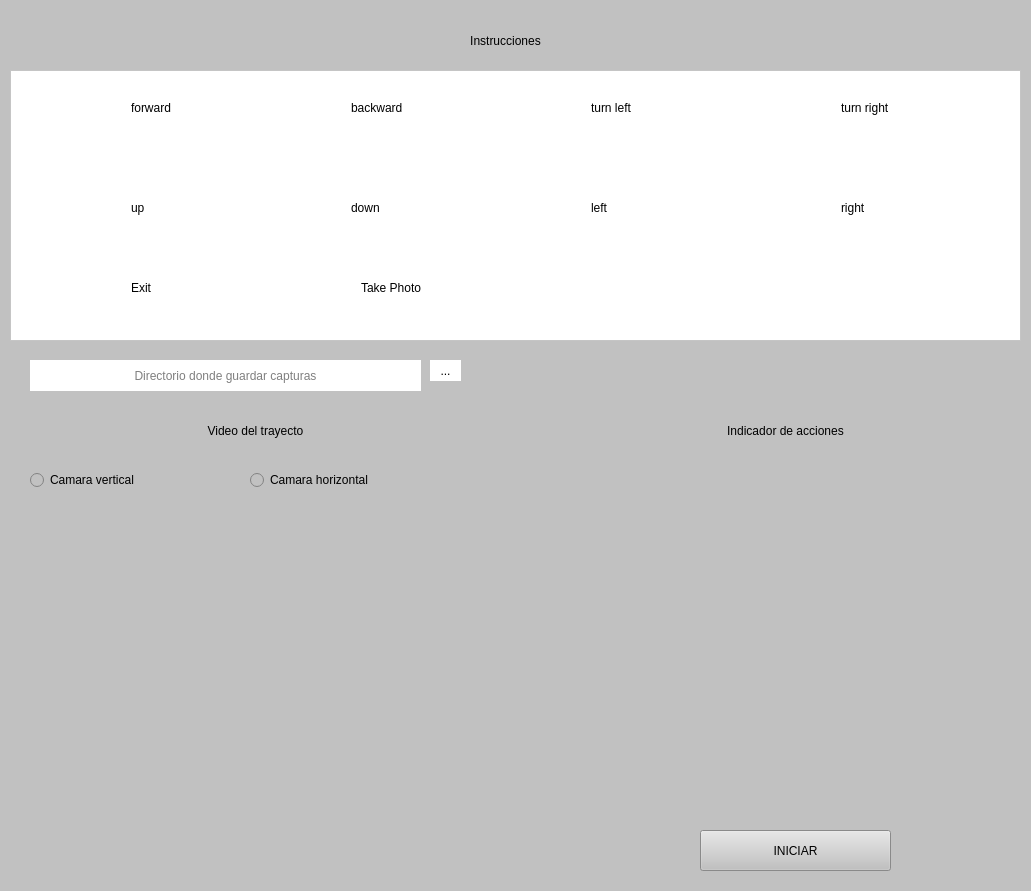
<?xml version="1.0" encoding="UTF-8"?>
<ui version="4.0">
 <class>MainWindow_ConduccionManual_Simulador</class>
 <widget class="QMainWindow" name="MainWindow_ConduccionManual_Simulador">
  <property name="geometry">
   <rect>
    <x>0</x>
    <y>0</y>
    <width>1031</width>
    <height>891</height>
   </rect>
  </property>
  <property name="minimumSize">
   <size>
    <width>1031</width>
    <height>891</height>
   </size>
  </property>
  <property name="maximumSize">
   <size>
    <width>1031</width>
    <height>891</height>
   </size>
  </property>
  <property name="windowTitle">
   <string>Conducción manual simulador</string>
  </property>
  <property name="windowIcon">
   <iconset resource="imagenes/fondoPrincipal.qrc">
    <normaloff>:/cct/droneIcono.jpg</normaloff>:/cct/droneIcono.jpg</iconset>
  </property>
  <property name="styleSheet">
   <string notr="true">
background-color: rgb(193, 193, 193);</string>
  </property>
  <widget class="QWidget" name="centralwidget">
   <widget class="QLabel" name="label">
    <property name="geometry">
     <rect>
      <x>650</x>
      <y>510</y>
      <width>281</width>
      <height>221</height>
     </rect>
    </property>
    <property name="text">
     <string/>
    </property>
    <property name="pixmap">
     <pixmap resource="imagenes/fondoPrincipal.qrc">:/cct/droneIcono.jpg</pixmap>
    </property>
    <property name="scaledContents">
     <bool>true</bool>
    </property>
    <property name="alignment">
     <set>Qt::AlignCenter</set>
    </property>
   </widget>
   <widget class="QScrollArea" name="scrollArea">
    <property name="geometry">
     <rect>
      <x>10</x>
      <y>70</y>
      <width>1011</width>
      <height>271</height>
     </rect>
    </property>
    <property name="styleSheet">
     <string notr="true">background-color: rgb(255, 255, 255);</string>
    </property>
    <property name="widgetResizable">
     <bool>true</bool>
    </property>
    <widget class="QWidget" name="scrollAreaWidgetContents">
     <property name="geometry">
      <rect>
       <x>0</x>
       <y>0</y>
       <width>1009</width>
       <height>269</height>
      </rect>
     </property>
     <widget class="QLabel" name="label_up">
      <property name="geometry">
       <rect>
        <x>30</x>
        <y>20</y>
        <width>71</width>
        <height>51</height>
       </rect>
      </property>
      <property name="text">
       <string/>
      </property>
      <property name="pixmap">
       <pixmap>imagenes/up-arrow.png</pixmap>
      </property>
      <property name="scaledContents">
       <bool>true</bool>
      </property>
      <property name="alignment">
       <set>Qt::AlignLeading|Qt::AlignLeft|Qt::AlignTop</set>
      </property>
     </widget>
     <widget class="QLabel" name="label_7">
      <property name="geometry">
       <rect>
        <x>120</x>
        <y>30</y>
        <width>61</width>
        <height>31</height>
       </rect>
      </property>
      <property name="styleSheet">
       <string notr="true">font: 75 10pt &quot;MS Shell Dlg 2&quot;;</string>
      </property>
      <property name="text">
       <string>forward</string>
      </property>
      <property name="alignment">
       <set>Qt::AlignLeading|Qt::AlignLeft|Qt::AlignTop</set>
      </property>
     </widget>
     <widget class="QLabel" name="label_down">
      <property name="geometry">
       <rect>
        <x>250</x>
        <y>20</y>
        <width>71</width>
        <height>51</height>
       </rect>
      </property>
      <property name="text">
       <string/>
      </property>
      <property name="pixmap">
       <pixmap>imagenes/down-arrow.png</pixmap>
      </property>
      <property name="scaledContents">
       <bool>true</bool>
      </property>
      <property name="alignment">
       <set>Qt::AlignLeading|Qt::AlignLeft|Qt::AlignTop</set>
      </property>
     </widget>
     <widget class="QLabel" name="label_9">
      <property name="geometry">
       <rect>
        <x>340</x>
        <y>30</y>
        <width>81</width>
        <height>31</height>
       </rect>
      </property>
      <property name="styleSheet">
       <string notr="true">font: 75 10pt &quot;MS Shell Dlg 2&quot;;</string>
      </property>
      <property name="text">
       <string>backward</string>
      </property>
      <property name="alignment">
       <set>Qt::AlignLeading|Qt::AlignLeft|Qt::AlignTop</set>
      </property>
     </widget>
     <widget class="QLabel" name="label_10">
      <property name="geometry">
       <rect>
        <x>580</x>
        <y>30</y>
        <width>81</width>
        <height>31</height>
       </rect>
      </property>
      <property name="styleSheet">
       <string notr="true">font: 75 10pt &quot;MS Shell Dlg 2&quot;;</string>
      </property>
      <property name="text">
       <string>turn left</string>
      </property>
      <property name="alignment">
       <set>Qt::AlignLeading|Qt::AlignLeft|Qt::AlignTop</set>
      </property>
     </widget>
     <widget class="QLabel" name="label_left">
      <property name="geometry">
       <rect>
        <x>500</x>
        <y>20</y>
        <width>71</width>
        <height>51</height>
       </rect>
      </property>
      <property name="text">
       <string/>
      </property>
      <property name="pixmap">
       <pixmap>imagenes/left-arrow.png</pixmap>
      </property>
      <property name="scaledContents">
       <bool>true</bool>
      </property>
      <property name="alignment">
       <set>Qt::AlignLeading|Qt::AlignLeft|Qt::AlignTop</set>
      </property>
     </widget>
     <widget class="QLabel" name="label_11">
      <property name="geometry">
       <rect>
        <x>830</x>
        <y>30</y>
        <width>81</width>
        <height>31</height>
       </rect>
      </property>
      <property name="styleSheet">
       <string notr="true">font: 75 10pt &quot;MS Shell Dlg 2&quot;;</string>
      </property>
      <property name="text">
       <string>turn right</string>
      </property>
      <property name="alignment">
       <set>Qt::AlignLeading|Qt::AlignLeft|Qt::AlignTop</set>
      </property>
     </widget>
     <widget class="QLabel" name="label_right">
      <property name="geometry">
       <rect>
        <x>750</x>
        <y>20</y>
        <width>71</width>
        <height>51</height>
       </rect>
      </property>
      <property name="text">
       <string/>
      </property>
      <property name="pixmap">
       <pixmap>imagenes/right-straight-arrow.png</pixmap>
      </property>
      <property name="scaledContents">
       <bool>true</bool>
      </property>
      <property name="alignment">
       <set>Qt::AlignLeading|Qt::AlignLeft|Qt::AlignTop</set>
      </property>
     </widget>
     <widget class="QLabel" name="label_12">
      <property name="geometry">
       <rect>
        <x>120</x>
        <y>130</y>
        <width>81</width>
        <height>31</height>
       </rect>
      </property>
      <property name="styleSheet">
       <string notr="true">font: 75 10pt &quot;MS Shell Dlg 2&quot;;</string>
      </property>
      <property name="text">
       <string>up</string>
      </property>
      <property name="alignment">
       <set>Qt::AlignLeading|Qt::AlignLeft|Qt::AlignTop</set>
      </property>
     </widget>
     <widget class="QLabel" name="label_w">
      <property name="geometry">
       <rect>
        <x>30</x>
        <y>120</y>
        <width>71</width>
        <height>51</height>
       </rect>
      </property>
      <property name="text">
       <string/>
      </property>
      <property name="pixmap">
       <pixmap>imagenes/letter-w-128.jpg</pixmap>
      </property>
      <property name="scaledContents">
       <bool>true</bool>
      </property>
      <property name="alignment">
       <set>Qt::AlignLeading|Qt::AlignLeft|Qt::AlignTop</set>
      </property>
     </widget>
     <widget class="QLabel" name="label_13">
      <property name="geometry">
       <rect>
        <x>340</x>
        <y>130</y>
        <width>81</width>
        <height>31</height>
       </rect>
      </property>
      <property name="styleSheet">
       <string notr="true">font: 75 10pt &quot;MS Shell Dlg 2&quot;;</string>
      </property>
      <property name="text">
       <string>down</string>
      </property>
      <property name="alignment">
       <set>Qt::AlignLeading|Qt::AlignLeft|Qt::AlignTop</set>
      </property>
     </widget>
     <widget class="QLabel" name="label_14">
      <property name="geometry">
       <rect>
        <x>830</x>
        <y>130</y>
        <width>81</width>
        <height>31</height>
       </rect>
      </property>
      <property name="styleSheet">
       <string notr="true">font: 75 10pt &quot;MS Shell Dlg 2&quot;;</string>
      </property>
      <property name="text">
       <string>right</string>
      </property>
      <property name="alignment">
       <set>Qt::AlignLeading|Qt::AlignLeft|Qt::AlignTop</set>
      </property>
     </widget>
     <widget class="QLabel" name="label_s">
      <property name="geometry">
       <rect>
        <x>250</x>
        <y>120</y>
        <width>71</width>
        <height>51</height>
       </rect>
      </property>
      <property name="text">
       <string/>
      </property>
      <property name="pixmap">
       <pixmap>imagenes/letter-s-128.jpg</pixmap>
      </property>
      <property name="scaledContents">
       <bool>true</bool>
      </property>
      <property name="alignment">
       <set>Qt::AlignLeading|Qt::AlignLeft|Qt::AlignTop</set>
      </property>
     </widget>
     <widget class="QLabel" name="label_15">
      <property name="geometry">
       <rect>
        <x>580</x>
        <y>130</y>
        <width>81</width>
        <height>31</height>
       </rect>
      </property>
      <property name="styleSheet">
       <string notr="true">font: 75 10pt &quot;MS Shell Dlg 2&quot;;</string>
      </property>
      <property name="text">
       <string>left</string>
      </property>
      <property name="alignment">
       <set>Qt::AlignLeading|Qt::AlignLeft|Qt::AlignTop</set>
      </property>
     </widget>
     <widget class="QLabel" name="label_d">
      <property name="geometry">
       <rect>
        <x>750</x>
        <y>120</y>
        <width>71</width>
        <height>51</height>
       </rect>
      </property>
      <property name="text">
       <string/>
      </property>
      <property name="pixmap">
       <pixmap>imagenes/letter-d-128.jpg</pixmap>
      </property>
      <property name="scaledContents">
       <bool>true</bool>
      </property>
      <property name="alignment">
       <set>Qt::AlignLeading|Qt::AlignLeft|Qt::AlignTop</set>
      </property>
     </widget>
     <widget class="QLabel" name="label_a">
      <property name="geometry">
       <rect>
        <x>500</x>
        <y>120</y>
        <width>71</width>
        <height>51</height>
       </rect>
      </property>
      <property name="text">
       <string/>
      </property>
      <property name="pixmap">
       <pixmap>imagenes/letter-a-128.jpg</pixmap>
      </property>
      <property name="scaledContents">
       <bool>true</bool>
      </property>
      <property name="alignment">
       <set>Qt::AlignLeading|Qt::AlignLeft|Qt::AlignTop</set>
      </property>
     </widget>
     <widget class="QLabel" name="label_scape">
      <property name="geometry">
       <rect>
        <x>30</x>
        <y>200</y>
        <width>71</width>
        <height>51</height>
       </rect>
      </property>
      <property name="text">
       <string/>
      </property>
      <property name="pixmap">
       <pixmap>imagenes/scape_key.png</pixmap>
      </property>
      <property name="scaledContents">
       <bool>true</bool>
      </property>
      <property name="alignment">
       <set>Qt::AlignLeading|Qt::AlignLeft|Qt::AlignTop</set>
      </property>
     </widget>
     <widget class="QLabel" name="label_16">
      <property name="geometry">
       <rect>
        <x>120</x>
        <y>210</y>
        <width>81</width>
        <height>31</height>
       </rect>
      </property>
      <property name="styleSheet">
       <string notr="true">font: 75 10pt &quot;MS Shell Dlg 2&quot;;</string>
      </property>
      <property name="text">
       <string>Exit</string>
      </property>
      <property name="alignment">
       <set>Qt::AlignLeading|Qt::AlignLeft|Qt::AlignTop</set>
      </property>
     </widget>
     <widget class="QLabel" name="label_17">
      <property name="geometry">
       <rect>
        <x>350</x>
        <y>210</y>
        <width>91</width>
        <height>31</height>
       </rect>
      </property>
      <property name="styleSheet">
       <string notr="true">font: 75 10pt &quot;MS Shell Dlg 2&quot;;</string>
      </property>
      <property name="text">
       <string>Take Photo</string>
      </property>
      <property name="alignment">
       <set>Qt::AlignLeading|Qt::AlignLeft|Qt::AlignTop</set>
      </property>
     </widget>
     <widget class="QLabel" name="label_space">
      <property name="geometry">
       <rect>
        <x>260</x>
        <y>200</y>
        <width>71</width>
        <height>51</height>
       </rect>
      </property>
      <property name="text">
       <string/>
      </property>
      <property name="pixmap">
       <pixmap>imagenes/space_key.png</pixmap>
      </property>
      <property name="scaledContents">
       <bool>true</bool>
      </property>
      <property name="alignment">
       <set>Qt::AlignLeading|Qt::AlignLeft|Qt::AlignTop</set>
      </property>
     </widget>
     <zorder>label_7</zorder>
     <zorder>label_9</zorder>
     <zorder>label_10</zorder>
     <zorder>label_11</zorder>
     <zorder>label_12</zorder>
     <zorder>label_13</zorder>
     <zorder>label_14</zorder>
     <zorder>label_15</zorder>
     <zorder>label_scape</zorder>
     <zorder>label_16</zorder>
     <zorder>label_up</zorder>
     <zorder>label_down</zorder>
     <zorder>label_left</zorder>
     <zorder>label_right</zorder>
     <zorder>label_d</zorder>
     <zorder>label_a</zorder>
     <zorder>label_w</zorder>
     <zorder>label_s</zorder>
     <zorder>label_17</zorder>
     <zorder>label_space</zorder>
    </widget>
   </widget>
   <widget class="QLabel" name="label_2">
    <property name="geometry">
     <rect>
      <x>540</x>
      <y>410</y>
      <width>491</width>
      <height>41</height>
     </rect>
    </property>
    <property name="styleSheet">
     <string notr="true">font: 87 italic 16pt &quot;Segoe UI Black&quot;;</string>
    </property>
    <property name="text">
     <string>Indicador de acciones</string>
    </property>
    <property name="alignment">
     <set>Qt::AlignCenter</set>
    </property>
   </widget>
   <widget class="QLabel" name="label_3">
    <property name="geometry">
     <rect>
      <x>690</x>
      <y>750</y>
      <width>211</width>
      <height>61</height>
     </rect>
    </property>
    <property name="styleSheet">
     <string notr="true">font: 75 14pt &quot;Arial&quot;;</string>
    </property>
    <property name="text">
     <string/>
    </property>
    <property name="scaledContents">
     <bool>true</bool>
    </property>
    <property name="alignment">
     <set>Qt::AlignCenter</set>
    </property>
   </widget>
   <widget class="QLabel" name="label_4">
    <property name="geometry">
     <rect>
      <x>10</x>
      <y>410</y>
      <width>491</width>
      <height>41</height>
     </rect>
    </property>
    <property name="styleSheet">
     <string notr="true">font: 87 italic 16pt &quot;Segoe UI Black&quot;;</string>
    </property>
    <property name="text">
     <string>Video del trayecto</string>
    </property>
    <property name="alignment">
     <set>Qt::AlignCenter</set>
    </property>
   </widget>
   <widget class="QLabel" name="label_6">
    <property name="geometry">
     <rect>
      <x>260</x>
      <y>20</y>
      <width>491</width>
      <height>41</height>
     </rect>
    </property>
    <property name="styleSheet">
     <string notr="true">font: 87 italic 16pt &quot;Segoe UI Black&quot;;</string>
    </property>
    <property name="text">
     <string>Instrucciones</string>
    </property>
    <property name="alignment">
     <set>Qt::AlignCenter</set>
    </property>
   </widget>
   <widget class="QPushButton" name="pushButton">
    <property name="geometry">
     <rect>
      <x>700</x>
      <y>830</y>
      <width>191</width>
      <height>41</height>
     </rect>
    </property>
    <property name="styleSheet">
     <string notr="true">font: 75 14pt &quot;Arial&quot;;
border-image: url(:/cct/fondoBlanco.jpeg);</string>
    </property>
    <property name="text">
     <string>INICIAR</string>
    </property>
   </widget>
   <widget class="QLabel" name="label_5">
    <property name="geometry">
     <rect>
      <x>30</x>
      <y>510</y>
      <width>451</width>
      <height>351</height>
     </rect>
    </property>
    <property name="text">
     <string/>
    </property>
    <property name="pixmap">
     <pixmap resource="imagenes/fondoPrincipal.qrc">:/cct/droneIcono.jpg</pixmap>
    </property>
    <property name="scaledContents">
     <bool>true</bool>
    </property>
    <property name="alignment">
     <set>Qt::AlignCenter</set>
    </property>
   </widget>
   <widget class="QRadioButton" name="radioButton">
    <property name="geometry">
     <rect>
      <x>30</x>
      <y>470</y>
      <width>201</width>
      <height>20</height>
     </rect>
    </property>
    <property name="styleSheet">
     <string notr="true">font: 75 14pt &quot;Arial&quot;;
border-image: url(:/cct/fondoBlanco.jpeg);</string>
    </property>
    <property name="text">
     <string>Camara vertical</string>
    </property>
   </widget>
   <widget class="QRadioButton" name="radioButton_2">
    <property name="geometry">
     <rect>
      <x>250</x>
      <y>470</y>
      <width>221</width>
      <height>20</height>
     </rect>
    </property>
    <property name="styleSheet">
     <string notr="true">font: 75 14pt &quot;Arial&quot;;
border-image: url(:/cct/fondoBlanco.jpeg);</string>
    </property>
    <property name="text">
     <string>Camara horizontal</string>
    </property>
   </widget>
   <widget class="QPushButton" name="pushButton_3">
    <property name="geometry">
     <rect>
      <x>430</x>
      <y>360</y>
      <width>31</width>
      <height>21</height>
     </rect>
    </property>
    <property name="styleSheet">
     <string notr="true">border-style:solid;
border-image: url(:/cct/fondoBlanco.jpeg);
border-image:transparent;
background-color: rgb(255, 255, 255);
font: 14pt &quot;MS Shell Dlg 2&quot;;</string>
    </property>
    <property name="text">
     <string>...</string>
    </property>
   </widget>
   <widget class="QLineEdit" name="ruta_3">
    <property name="geometry">
     <rect>
      <x>30</x>
      <y>360</y>
      <width>391</width>
      <height>31</height>
     </rect>
    </property>
    <property name="styleSheet">
     <string notr="true">border-style:solid;
border-image:transparent;
background-color: rgb(255, 255, 255);
color: rgb(0, 0, 0);
font: 14pt &quot;MS Shell Dlg 2&quot;;</string>
    </property>
    <property name="alignment">
     <set>Qt::AlignCenter</set>
    </property>
    <property name="placeholderText">
     <string>Directorio donde guardar capturas</string>
    </property>
   </widget>
  </widget>
 </widget>
 <resources>
  <include location="imagenes/fondoPrincipal.qrc"/>
 </resources>
 <connections/>
</ui>
